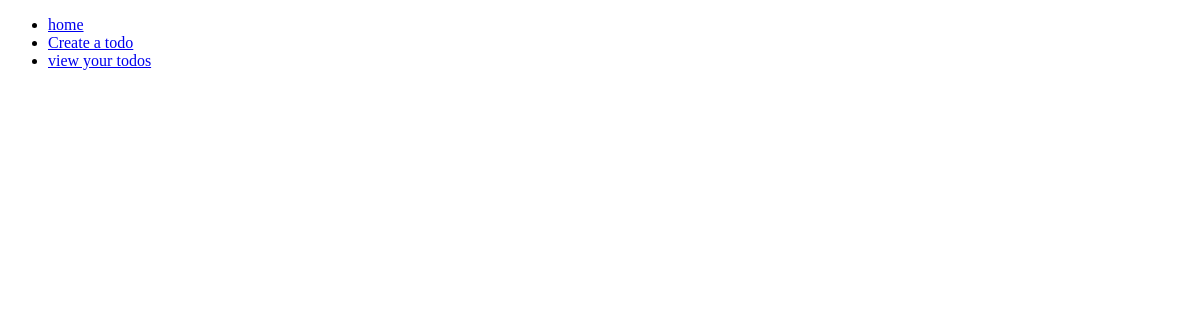
The page /todos/all_todos/ on the database as committed earlier.
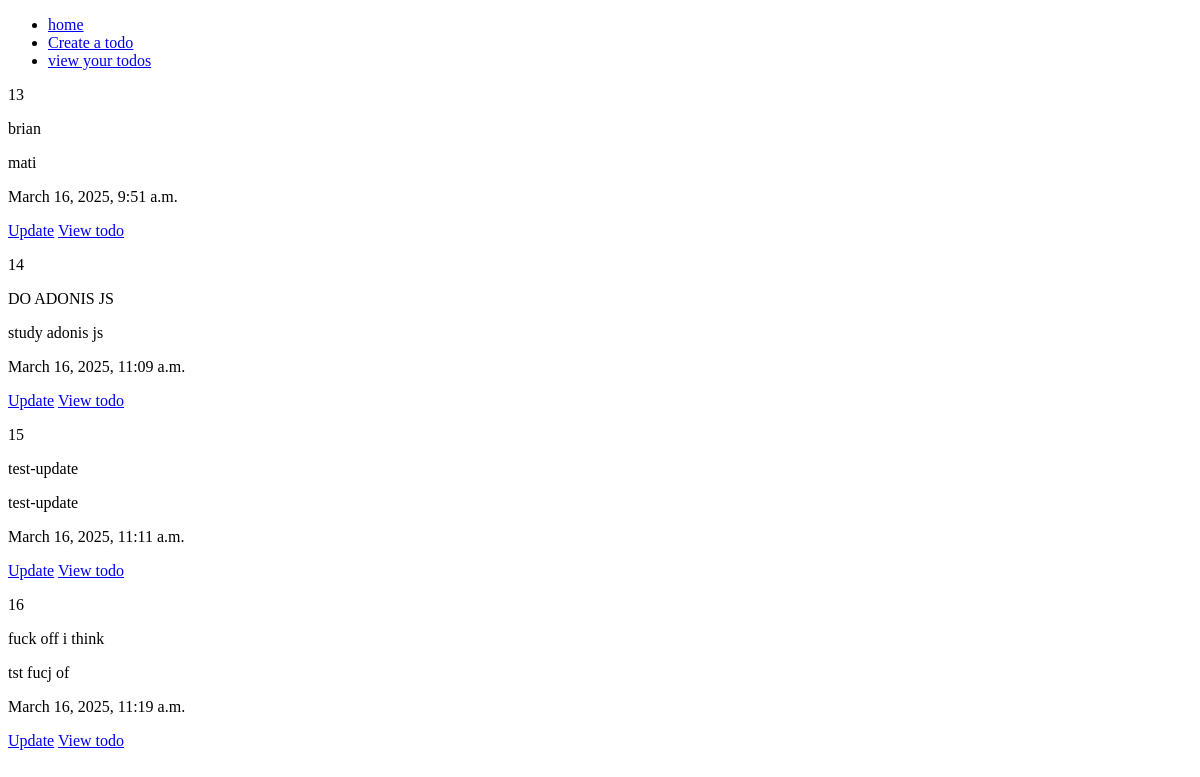
The same page on the database as committed later.
### todos/models.py (models this page shows, shortened)
class Todo(models.Model):
    title = models.CharField(max_length=70)
    description = models.TextField()
    creation_date = models.DateTimeField(auto_now_add=True)
    updated_date = models.DateTimeField(auto_now=True)

### todos/views.py (the view)
# urls.py: path('all_todos/',views.list_todos_view,name="todos_list"),
def list_todos_view(request):
    todos = Todo.objects.all()
    return render(request,'todos/todos_list.html',{'todos':todos})

### todos/templates/todos/todos_list.html (shortened to what this page needs)
<!DOCTYPE html>  {% load tailwind_cli %}
<html lang="en">
<head>
</head>
<body class="bg-darkchoco">
    <nav class="flex gap-4 mx-auto items-center justify-center text-lightchoco">
      <ul>
        <li>
          <a href="/">home</a>
         </li>
         <li>
          <a href="{% url 'create_path' %}">Create a todo</a>
         </li>
         <li><a href="{% url 'todos_list' %}">view your todos</a></li>
      </ul>
    </nav>
    {% for todo in todos  %}
        <div class="text-white">
            <p class="bg-amber-500">{{ todo.id }}</p>
            <p class="bg-amber-500">{{ todo.title }}</p>
            <p class="bg-amber-500"> {{todo.description}} </p>
            <p class="bg-amber-500"> {{ todo.creation_date }} </p>
            <a href="{% url 'update_path' todo.id %}" class= "text-red-500" >Update</a>
            <a href="{% url 'single_todo' todo.id %}" class="text-blue-500">View todo </a>
        </div>
    {% endfor %}
</body>
</html>

Rows that differ between the two databases and show on the page:
added Todo: id "13", title "brian", description "mati", creation_date "March 16, 2025, 9:51 a.m."
added Todo: id "14", title "DO ADONIS JS", description "study adonis js", creation_date "March 16, 2025, 11:09 a.m."
added Todo: id "15", title "test-update", description "test-update", creation_date "March 16, 2025, 11:11 a.m."
added Todo: id "16", title "fuck off i think", description "tst fucj of", creation_date "March 16, 2025, 11:19 a.m."
